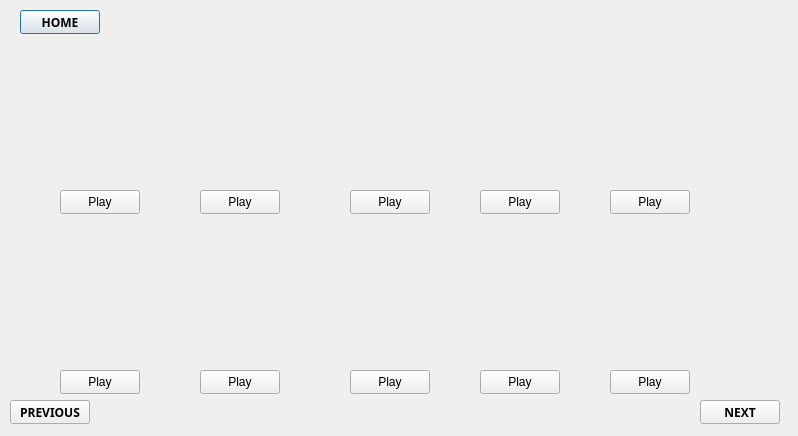
<?xml version="1.0" encoding="UTF-8"?>
<ui version="4.0">
 <class>movies</class>
 <widget class="QDialog" name="movies">
  <property name="geometry">
   <rect>
    <x>0</x>
    <y>0</y>
    <width>798</width>
    <height>436</height>
   </rect>
  </property>
  <property name="windowTitle">
   <string>Dialog</string>
  </property>
  <widget class="QLabel" name="displaMovies">
   <property name="geometry">
    <rect>
     <x>0</x>
     <y>0</y>
     <width>821</width>
     <height>441</height>
    </rect>
   </property>
   <property name="text">
    <string/>
   </property>
   <property name="pixmap">
    <pixmap>../3.png</pixmap>
   </property>
  </widget>
  <widget class="QPushButton" name="home">
   <property name="geometry">
    <rect>
     <x>20</x>
     <y>10</y>
     <width>80</width>
     <height>24</height>
    </rect>
   </property>
   <property name="font">
    <font>
     <family>Segoe UI Black</family>
     <bold>true</bold>
    </font>
   </property>
   <property name="text">
    <string>HOME</string>
   </property>
  </widget>
  <widget class="QPushButton" name="previous">
   <property name="geometry">
    <rect>
     <x>10</x>
     <y>400</y>
     <width>80</width>
     <height>24</height>
    </rect>
   </property>
   <property name="font">
    <font>
     <family>Segoe UI Black</family>
     <bold>true</bold>
    </font>
   </property>
   <property name="text">
    <string>PREVIOUS</string>
   </property>
  </widget>
  <widget class="QPushButton" name="next">
   <property name="geometry">
    <rect>
     <x>700</x>
     <y>400</y>
     <width>80</width>
     <height>24</height>
    </rect>
   </property>
   <property name="font">
    <font>
     <family>Segoe UI Black</family>
     <bold>true</bold>
    </font>
   </property>
   <property name="text">
    <string>NEXT</string>
   </property>
  </widget>
  <widget class="QLabel" name="m_1">
   <property name="geometry">
    <rect>
     <x>50</x>
     <y>40</y>
     <width>121</width>
     <height>141</height>
    </rect>
   </property>
   <property name="text">
    <string/>
   </property>
  </widget>
  <widget class="QLabel" name="m_2">
   <property name="geometry">
    <rect>
     <x>190</x>
     <y>40</y>
     <width>121</width>
     <height>141</height>
    </rect>
   </property>
   <property name="text">
    <string/>
   </property>
  </widget>
  <widget class="QLabel" name="m_3">
   <property name="geometry">
    <rect>
     <x>340</x>
     <y>40</y>
     <width>121</width>
     <height>141</height>
    </rect>
   </property>
   <property name="text">
    <string/>
   </property>
  </widget>
  <widget class="QLabel" name="m_4">
   <property name="geometry">
    <rect>
     <x>470</x>
     <y>40</y>
     <width>121</width>
     <height>141</height>
    </rect>
   </property>
   <property name="text">
    <string/>
   </property>
  </widget>
  <widget class="QLabel" name="m_5">
   <property name="geometry">
    <rect>
     <x>610</x>
     <y>40</y>
     <width>121</width>
     <height>141</height>
    </rect>
   </property>
   <property name="text">
    <string/>
   </property>
  </widget>
  <widget class="QLabel" name="m_6">
   <property name="geometry">
    <rect>
     <x>50</x>
     <y>220</y>
     <width>121</width>
     <height>141</height>
    </rect>
   </property>
   <property name="text">
    <string/>
   </property>
  </widget>
  <widget class="QLabel" name="m_7">
   <property name="geometry">
    <rect>
     <x>190</x>
     <y>220</y>
     <width>121</width>
     <height>141</height>
    </rect>
   </property>
   <property name="text">
    <string/>
   </property>
  </widget>
  <widget class="QLabel" name="m_8">
   <property name="geometry">
    <rect>
     <x>340</x>
     <y>220</y>
     <width>121</width>
     <height>141</height>
    </rect>
   </property>
   <property name="text">
    <string/>
   </property>
  </widget>
  <widget class="QLabel" name="m_9">
   <property name="geometry">
    <rect>
     <x>480</x>
     <y>220</y>
     <width>111</width>
     <height>131</height>
    </rect>
   </property>
   <property name="text">
    <string/>
   </property>
  </widget>
  <widget class="QLabel" name="m_10">
   <property name="geometry">
    <rect>
     <x>610</x>
     <y>220</y>
     <width>121</width>
     <height>131</height>
    </rect>
   </property>
   <property name="text">
    <string/>
   </property>
  </widget>
  <widget class="QPushButton" name="p_1">
   <property name="geometry">
    <rect>
     <x>60</x>
     <y>190</y>
     <width>80</width>
     <height>24</height>
    </rect>
   </property>
   <property name="text">
    <string>Play</string>
   </property>
  </widget>
  <widget class="QPushButton" name="p_2">
   <property name="geometry">
    <rect>
     <x>200</x>
     <y>190</y>
     <width>80</width>
     <height>24</height>
    </rect>
   </property>
   <property name="text">
    <string>Play</string>
   </property>
  </widget>
  <widget class="QPushButton" name="p_3">
   <property name="geometry">
    <rect>
     <x>350</x>
     <y>190</y>
     <width>80</width>
     <height>24</height>
    </rect>
   </property>
   <property name="text">
    <string>Play</string>
   </property>
  </widget>
  <widget class="QPushButton" name="p_4">
   <property name="geometry">
    <rect>
     <x>480</x>
     <y>190</y>
     <width>80</width>
     <height>24</height>
    </rect>
   </property>
   <property name="text">
    <string>Play</string>
   </property>
  </widget>
  <widget class="QPushButton" name="p_5">
   <property name="geometry">
    <rect>
     <x>610</x>
     <y>190</y>
     <width>80</width>
     <height>24</height>
    </rect>
   </property>
   <property name="text">
    <string>Play</string>
   </property>
  </widget>
  <widget class="QPushButton" name="p_6">
   <property name="geometry">
    <rect>
     <x>60</x>
     <y>370</y>
     <width>80</width>
     <height>24</height>
    </rect>
   </property>
   <property name="text">
    <string>Play</string>
   </property>
  </widget>
  <widget class="QPushButton" name="p_7">
   <property name="geometry">
    <rect>
     <x>200</x>
     <y>370</y>
     <width>80</width>
     <height>24</height>
    </rect>
   </property>
   <property name="text">
    <string>Play</string>
   </property>
  </widget>
  <widget class="QPushButton" name="p_8">
   <property name="geometry">
    <rect>
     <x>350</x>
     <y>370</y>
     <width>80</width>
     <height>24</height>
    </rect>
   </property>
   <property name="text">
    <string>Play</string>
   </property>
  </widget>
  <widget class="QPushButton" name="p_9">
   <property name="geometry">
    <rect>
     <x>480</x>
     <y>370</y>
     <width>80</width>
     <height>24</height>
    </rect>
   </property>
   <property name="text">
    <string>Play</string>
   </property>
  </widget>
  <widget class="QPushButton" name="p_10">
   <property name="geometry">
    <rect>
     <x>610</x>
     <y>370</y>
     <width>80</width>
     <height>24</height>
    </rect>
   </property>
   <property name="text">
    <string>Play</string>
   </property>
  </widget>
 </widget>
 <resources/>
 <connections/>
</ui>
